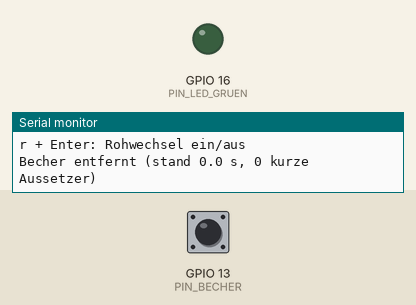
Recording of a sketch running on a simulated ESP32. Shown: output pins drawn as LEDs (lit = HIGH), the last lines printed to the serial monitor. Inputs (shaded band) come from the test bench; at power-on: GPIO 13 (PIN_BECHER) HIGH.

Above: at 1.5 s.
1.6 s: GPIO 13 (PIN_BECHER) pulled LOW for 0.15 s
At 2.0 s:
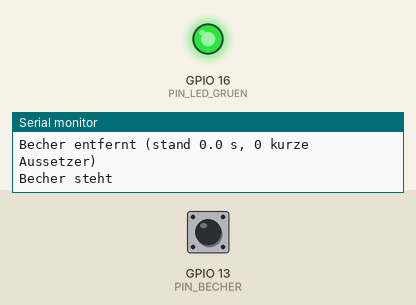
5.1 s: GPIO 13 (PIN_BECHER) pulled LOW for 1 s
At 6.9 s:
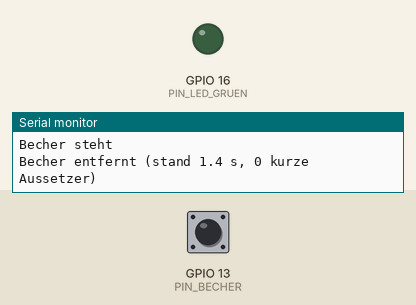
8.0 s: GPIO 13 (PIN_BECHER) pulled LOW for 3.2 s
At 8.7 s:
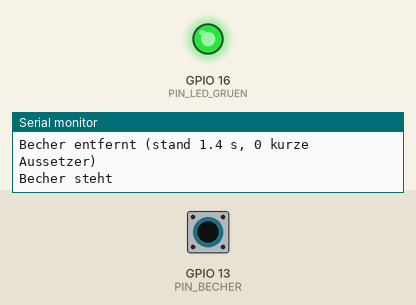
14.6 s: GPIO 13 (PIN_BECHER) pulsed LOW 2 times (0.12 s each, 0.3 s apart)
At 15.8 s:
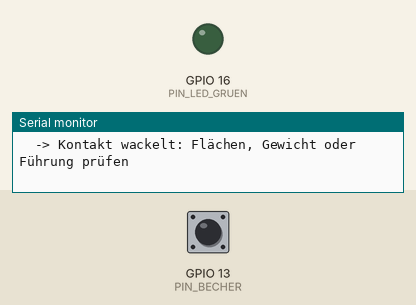
Timing chart, 0 to 17.6 s (numbered marks = the images above; inputs shaded):
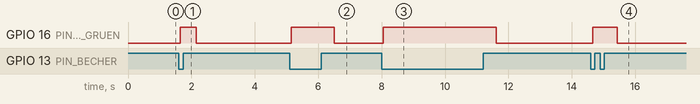

Measured:
- after the input at 1.6 s, GPIO 16 (PIN_LED_GRUEN): LOW → HIGH after 0.05 s, → LOW 0.51 s later
- after the input at 5.1 s, GPIO 16 (PIN_LED_GRUEN): LOW → HIGH after 0.05 s, → LOW 1.4 s later
- after the input at 8.0 s, GPIO 16 (PIN_LED_GRUEN): LOW → HIGH after 0.05 s, → LOW 3.6 s later
- after the input at 14.6 s, GPIO 16 (PIN_LED_GRUEN): LOW → HIGH after 0.05 s, → LOW 0.78 s later

The sketch:

Becher_Test.ino
```cpp
// PillCard Becher-Test für die Arduino IDE (ESP32, ohne Zusatzbibliothek).
// Erkennt, ob der Becher auf der Grundplatte steht: Das Kupferband unter dem Becher verbindet
// zwei getrennte Kupferflächen auf der Platte. Ausgabe im Seriellen Monitor (115200 Baud),
// die grüne LED leuchtet, solange der Becher steht. "r" + Enter zeigt zusätzlich jeden Rohwechsel.
//
// Verkabelung:
//   Bodenfläche A (GND)   -> GND-Schiene
//   Bodenfläche B (Signal) -> 1 kOhm -> IO13      Schutzwiderstand, nah am ESP32
//   IO13 -> 10 kOhm -> 3V3                         Pull-up, stärker als der interne (ca. 45 kOhm)
//   IO13 -> 100 nF -> GND                          filtert Störungen, z. B. von den Servokabeln
//   LED grün -> IO16 über 100 Ohm, - an GND        wie im Demo-Sketch
//   Bodenfläche B nie mit 5V verbinden, der ESP32 verträgt nur 3.3V.
//
// Entprellung: Ein Wechsel zählt erst, wenn der Kontakt lange genug gleich bleibt.
// "Steht" nach 50 ms geschlossen, "entfernt" erst nach 400 ms offen, weil der Becher beim
// Hineinfallen einer Tablette kurz wackeln kann.

const uint8_t PIN_BECHER    = 13;
const uint8_t PIN_LED_GRUEN = 16;

const uint16_t BECHER_DA_MS  = 50;
const uint16_t BECHER_WEG_MS = 400;
const uint8_t  ABTAST_MS     = 5;

bool becherDa = false;            // entprellter Zustand
bool rohLetzter = false;          // zuletzt gelesener Wert, true = Kontakt geschlossen
unsigned long rohSeit = 0;        // seit wann der Rohwert so ist
unsigned long zustandSeit = 0;    // seit wann becherDa so ist
unsigned long letzteAbtastung = 0;
uint16_t unterbrechungen = 0;     // kurze Aussetzer, während der Becher als "steht" gilt
bool rohZeigen = false;

/** true, wenn das Kupfer am Becher die beiden Flächen gerade verbindet. */
bool kontaktGeschlossen() {
  return digitalRead(PIN_BECHER) == LOW;
}

/** Liest den Kontakt einmal. Der Zustand ändert sich erst, wenn der neue Wert lange genug
 *  stabil war. Gibt true zurück, wenn sich becherDa gerade geändert hat. */
bool becherAktualisieren() {
  unsigned long jetzt = millis();
  bool roh = kontaktGeschlossen();

  if (roh != rohLetzter) {
    // Kontakt kommt zurück, obwohl der Becher nie als entfernt galt: das war ein Aussetzer
    if (roh && becherDa) unterbrechungen++;
    rohLetzter = roh;
    rohSeit = jetzt;
    if (rohZeigen) Serial.printf("  roh: %s\n", roh ? "zu" : "offen");
  }

  if (roh == becherDa) return false;
  unsigned long noetig = roh ? BECHER_DA_MS : BECHER_WEG_MS;
  if (jetzt - rohSeit < noetig) return false;

  becherDa = roh;
  return true;
}

void zustandMelden() {
  unsigned long dauer = millis() - zustandSeit;
  if (becherDa) {
    Serial.println("Becher steht");
  } else {
    Serial.printf("Becher entfernt (stand %.1f s, %u kurze Aussetzer)\n", dauer / 1000.0, unterbrechungen);
    if (unterbrechungen > 0) Serial.println("  -> Kontakt wackelt: Flächen, Gewicht oder Führung prüfen");
  }
  digitalWrite(PIN_LED_GRUEN, becherDa ? HIGH : LOW);
  zustandSeit = millis();
  unterbrechungen = 0;
}

void setup() {
  Serial.begin(115200);
  delay(300);
  pinMode(PIN_BECHER, INPUT_PULLUP);  // bleibt an, auch wenn der externe 10-kOhm-Pull-up drin ist
  pinMode(PIN_LED_GRUEN, OUTPUT);

  // Startzustand direkt übernehmen, sonst meldet er beim Einschalten einen Wechsel
  becherDa = kontaktGeschlossen();
  rohLetzter = becherDa;
  rohSeit = zustandSeit = millis();

  Serial.println("=== PillCard Becher-Test ===");
  Serial.println("r + Enter: Rohwechsel ein/aus");
  zustandMelden();
}

void loop() {
  if (Serial.available()) {
    char c = Serial.read();
    if (c == 'r' || c == 'R') {
      rohZeigen = !rohZeigen;
      Serial.printf("Rohwechsel %s\n", rohZeigen ? "an" : "aus");
    }
  }

  if (millis() - letzteAbtastung < ABTAST_MS) return;
  letzteAbtastung = millis();
  if (becherAktualisieren()) zustandMelden();
}
```
